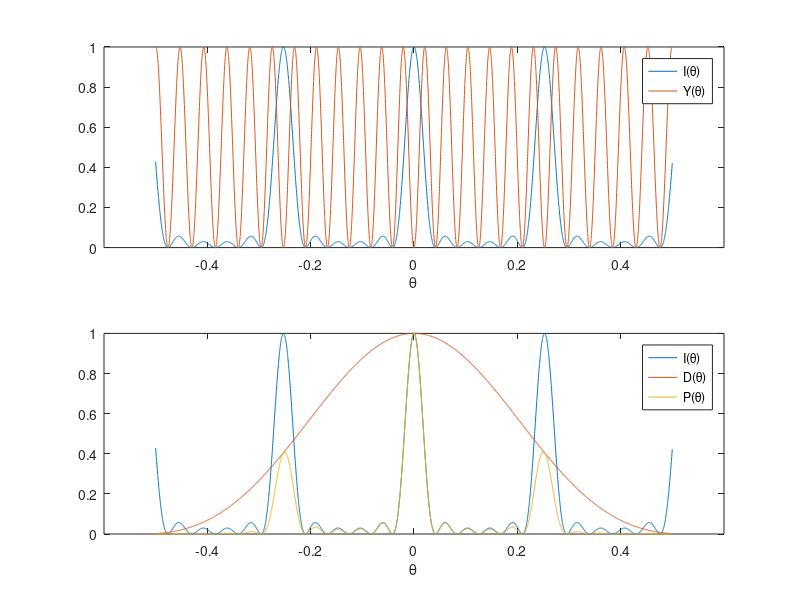

Recreate this plot in MATLAB.
% D9FAGRAMPS
% Diffraction on an amplitude grating at normal incidence.
% Width of openings d, center to center distance of strips a, wavelength ????, distance
% from grating to screen X and coordinate on Screen Y.
% All distances and wavelength in mm, number of lines N.
% All parameters are globally defined above the graph.
% D(A) is the diffraction factor
% I(A) is the interference factor, normalized to 1. The numerator is plotted separately to
% show where the main maxima are located (0/0).
% P(A) is the product of Interference and diffraction factor.

function D9FAGRAMPS;

Theta = (-0.5001:0.0002:0.5);
d= 0.001;
Lamda = 0.0005;
a = 0.002;
N = 6;

D = (sin(pi*(d/Lamda)*sin(Theta))./(pi*(d/Lamda)*sin(Theta))).^2;
I = (sin(pi*(a/Lamda)*sin(Theta)*N)./(N*sin(pi*(a/Lamda)*sin(Theta)))).^2;
Y = (sin(pi*(a/Lamda).*sin(Theta)*N)).^2;
P = D.*I;


figure(1);
subplot(2,1,1);
plot(Theta,I,Theta,Y);
axis([-0.6 0.6 0 1]);                  % PLOTS LIMITS                    
xlabel('\theta');
legend('I(\theta)','Y(\theta)');


subplot(2,1,2);
plot(Theta,I,Theta,D,Theta,P);
axis([-0.6 0.6 0 1]);                  % PLOTS LIMITS                    
xlabel('\theta');
legend('I(\theta)','D(\theta)','P(\theta)');
